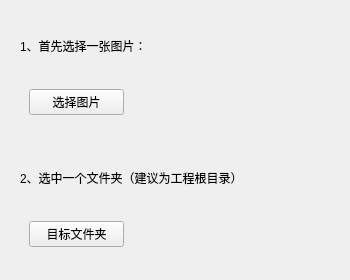
<?xml version="1.0" encoding="UTF-8"?>
<ui version="4.0">
 <class>Widget</class>
 <widget class="QWidget" name="Widget">
  <property name="geometry">
   <rect>
    <x>0</x>
    <y>0</y>
    <width>350</width>
    <height>280</height>
   </rect>
  </property>
  <property name="minimumSize">
   <size>
    <width>350</width>
    <height>280</height>
   </size>
  </property>
  <property name="maximumSize">
   <size>
    <width>350</width>
    <height>280</height>
   </size>
  </property>
  <property name="windowTitle">
   <string>Widget</string>
  </property>
  <layout class="QVBoxLayout" name="verticalLayout_3">
   <item>
    <widget class="QWidget" name="widget_2" native="true">
     <layout class="QVBoxLayout" name="verticalLayout">
      <item>
       <widget class="QLabel" name="label">
        <property name="text">
         <string>1、首先选择一张图片：</string>
        </property>
       </widget>
      </item>
      <item>
       <widget class="QWidget" name="widget" native="true">
        <layout class="QHBoxLayout" name="horizontalLayout" stretch="3,6">
         <item>
          <widget class="QPushButton" name="btn_from">
           <property name="text">
            <string>选择图片</string>
           </property>
          </widget>
         </item>
         <item>
          <widget class="QLabel" name="name_lbl">
           <property name="text">
            <string/>
           </property>
           <property name="alignment">
            <set>Qt::AlignRight|Qt::AlignTrailing|Qt::AlignVCenter</set>
           </property>
          </widget>
         </item>
        </layout>
       </widget>
      </item>
     </layout>
    </widget>
   </item>
   <item>
    <widget class="QWidget" name="widget_3" native="true">
     <layout class="QVBoxLayout" name="verticalLayout_2">
      <item>
       <widget class="QLabel" name="label_3">
        <property name="text">
         <string>2、选中一个文件夹（建议为工程根目录）</string>
        </property>
       </widget>
      </item>
      <item>
       <widget class="QWidget" name="widget_4" native="true">
        <layout class="QHBoxLayout" name="horizontalLayout_2" stretch="3,6">
         <item>
          <widget class="QPushButton" name="btn_to">
           <property name="text">
            <string>目标文件夹</string>
           </property>
          </widget>
         </item>
         <item>
          <widget class="QLabel" name="label_4">
           <property name="text">
            <string/>
           </property>
           <property name="alignment">
            <set>Qt::AlignRight|Qt::AlignTrailing|Qt::AlignVCenter</set>
           </property>
          </widget>
         </item>
        </layout>
       </widget>
      </item>
     </layout>
    </widget>
   </item>
  </layout>
 </widget>
 <resources/>
 <connections/>
</ui>
